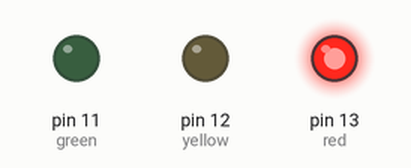
Simulated run of this sketch. Board: Arduino Uno, built with avr-gcc and run on an emulated ATmega328P. On the bench: output pins drawn as LEDs (lit = HIGH).

Above: at 2.5 s.
At 7.5 s:
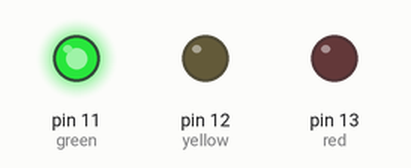
At 11.0 s:
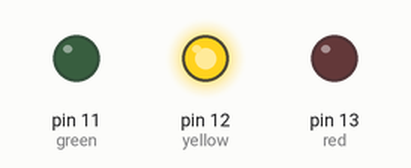
Timing chart, 0 to 15.6 s (numbered marks = the images above):
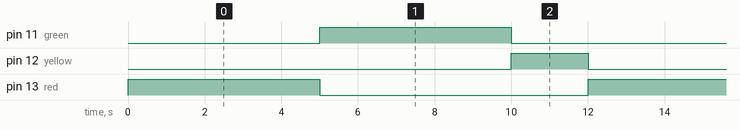

Measured:
- by itself, pin 11 (green), pin 13 (red): alternates HIGH for 5.0 s and LOW for 7.0 s
- by itself, pin 12 (yellow): alternates HIGH for 2.0 s and LOW for 10.0 s
- by itself, everything shown: repeats every 12.0 s, in 4 steps

The sketch:

Traffic-Light-Simulation.ino
```cpp
// Traffic Light Simulation

int red = 13;
int yellow = 12;
int green = 11;

void setup() {
  pinMode(red, OUTPUT);
  pinMode(yellow, OUTPUT);
  pinMode(green, OUTPUT);
}

void loop() {
  // Red Light ON
  digitalWrite(red, HIGH);
  delay(5000); // wait 5 seconds
  digitalWrite(red, LOW);

  // Green Light ON
  digitalWrite(green, HIGH);
  delay(5000); // wait 5 seconds
  digitalWrite(green, LOW);

  // Yellow Light ON
  digitalWrite(yellow, HIGH);
  delay(2000); // wait 2 seconds
  digitalWrite(yellow, LOW);
}
```
